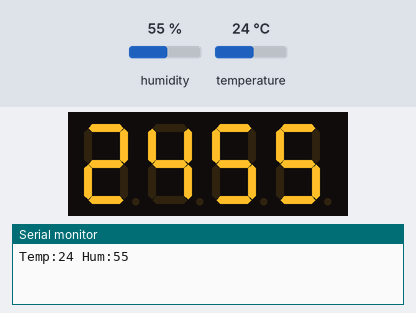
Simulated run of this sketch. Board: Arduino Uno, built with avr-gcc and run on an emulated ATmega328P. Shown: 4-digit seven-segment display, the last lines printed to the serial monitor. The inputs (shaded band) are chosen by the test bench; at power-on: humidity 55 %, temperature 24 °C.

Above: at 3.2 s.
3.3 s: humidity set to 22 %
At 5.1 s:
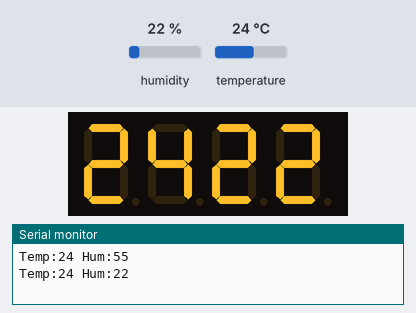
6.0 s: temperature set to 12 °C
At 7.5 s:
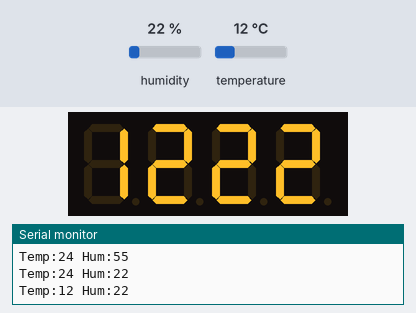
8.7 s: humidity set to 40 %
At 11.3 s:
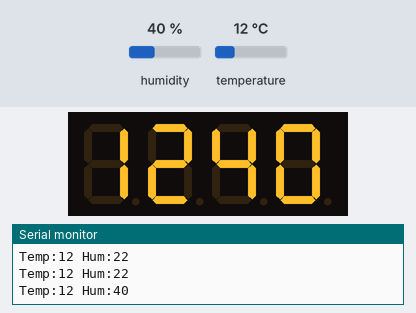
11.6 s: temperature set to 19 °C
At 12.6 s:
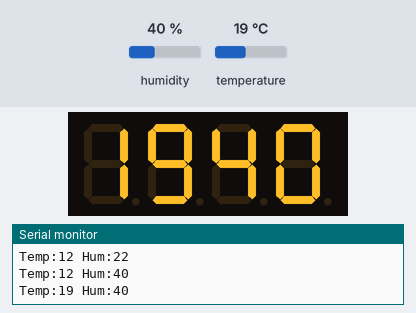
Timing chart, 0 to 14.6 s (numbered marks = the images above; inputs shaded):
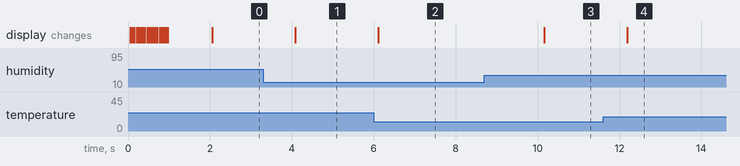

Measured:
- after the input at 3.3 s, the display: changes after 0.78 s (image 1)
- after the input at 6.0 s, the display: changes after 0.11 s (image 2)
- after the input at 8.7 s, the display: changes after 1.5 s (image 3)
- after the input at 11.6 s, the display: changes after 0.59 s (image 4)

The sketch:

temperature_humidity.ino
```cpp
#include "SevenSegmentTM1637.h"
#include <Wire.h>
#include <Adafruit_Sensor.h>
#include "DHT.h"

const uint8_t keys[8] = {0b11101000,
                        0b11101001,
                        0b11101010,
                        0b11101011,
                        0b11110100,
                        0b11110101,
                        0b11110110,
                        0b11110111};

#define KEY_DHT keys[0]
#define KEY_HUMD keys[1]

#define DHTPIN 5     // Digital pin connected to the DHT sensor
#define DHTTYPE    DHT11     // DHT 11

const byte PIN_CLK = 9;   // define CLK pin (any digital pin)
const byte PIN_DIO = 4;   // define DIO pin (any digital pin)

SevenSegmentTM1637    display(PIN_CLK, PIN_DIO);
DHT dht(DHTPIN, DHTTYPE);

void setup() {
  Serial.begin(9600);         // initializes the Serial connection @ 9600 baud
  display.begin();            // initializes the display
  dht.begin();
  display.setBacklight(100);  // set the brightness to 100 %
  delay(1000);                // wait 1000 ms
};

int temp;
int hum;
void loop() {
  temp = dht.readTemperature();
  hum = dht.readHumidity();
  // Print to Serial
  Serial.print("Temp:");
  Serial.print(temp);
  Serial.print(" Hum:");
  Serial.println(hum);
  // Print to display
  display.print(temp);
  display.setCursor(0,2);
  display.print(hum);
  display.setCursor(0,0);
  delay(2000);
};
```
